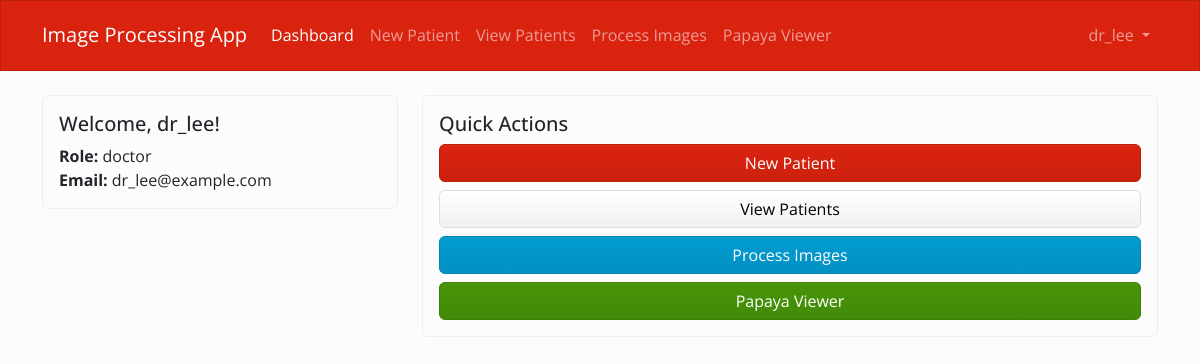
The page /dashboard (signed in) on the database its author committed.
### tables this page shows
CREATE TABLE user (
  id            INTEGER PRIMARY KEY,
  username      TEXT    NOT NULL COLLATE NOCASE UNIQUE,
  email         TEXT    NOT NULL COLLATE NOCASE UNIQUE,
  password      TEXT    NOT NULL,
  role          TEXT    NOT NULL DEFAULT 'doctor' CHECK (role IN ('doctor','admin')),
  created_at    INTEGER NOT NULL,
  updated_at    INTEGER NOT NULL
);

### main.py (the view)
@app.get("/dashboard")
async def dashboard(request: Request):
    user = get_current_user(request)
    if not user:
        return RedirectResponse("/?error=Please+log+in+first", status_code=303)
    message = request.query_params.get("message")
    context = {
        "request": request,
        "app_name": "Image Processing App",
        "user": user,
        "message": message,
        "current_page": "dashboard"  # Add this to highlight active nav item
    }
    return templates.TemplateResponse("dashboard/dashboard.html", context)

### templates/dashboard/dashboard.html (shortened to what this page needs)
<!DOCTYPE html>
<html lang="en">
<head>
    <link rel="stylesheet" href="https://cdn.jsdelivr.net/npm/bootswatch@5/dist/simplex/bootstrap.min.css">
</head>
<body>
    {% include 'dashboard/nav_header.html' %}
    <div class="container mt-4">
        <div class="row">
            <div class="col-md-4">
                <div class="card">
                    <div class="card-body">
                        <h5 class="card-title">Welcome, {{ user.username }}!</h5>
                        <p class="card-text">
                            <strong>Role:</strong> {{ user.role }}<br>
                            <strong>Email:</strong> {{ user.email }}
                        </p>
                    </div>
                </div>
            </div>
            <div class="col-md-8">
                <div class="card">
                    <div class="card-body">
                        <h5 class="card-title">Quick Actions</h5>
                        <div class="d-grid gap-2">
                            <a href="/new-patient" class="btn btn-primary">New Patient</a>
                            <a href="/patients" class="btn btn-secondary">View Patients</a>
                            <a href="/process-images" class="btn btn-info">Process Images</a>
                            <a href="/papaya" class="btn btn-success">Papaya Viewer</a>
                        </div>
                    </div>
                </div>
            </div>
        </div>
    </div>
</body>
</html>

### templates/dashboard/nav_header.html (shortened to what this page needs)
<nav class="navbar navbar-expand-lg navbar-dark bg-primary">
    <div class="container">
        <a class="navbar-brand" href="/dashboard">{{ app_name }}</a>
        <div class="collapse navbar-collapse" id="navbarNav">
            <ul class="navbar-nav me-auto">
                <li class="nav-item">
                    <a class="nav-link {% if current_page == 'dashboard' %}active{% endif %}" href="/dashboard">Dashboard</a>
                </li>
                <li class="nav-item">
                    <a class="nav-link {% if current_page == 'new_patient' %}active{% endif %}" href="/new-patient">New Patient</a>
                </li>
                <li class="nav-item">
                    <a class="nav-link {% if current_page == 'patients' %}active{% endif %}" href="/patients">View Patients</a>
                </li>
                <li class="nav-item">
                    <a class="nav-link {% if current_page == 'process_images' %}active{% endif %}" href="/process-images">Process Images</a>
                </li>
                <li class="nav-item">
                    <a class="nav-link {% if current_page == 'papaya_viewer' %}active{% endif %}" href="/papaya">Papaya Viewer</a>
                </li>
            </ul>
            <ul class="navbar-nav">
                <li class="nav-item dropdown">
                    <a class="nav-link dropdown-toggle" href="#" id="navbarDropdown" role="button" data-bs-toggle="dropdown">
                        {{ user.username }}
                    </a>
                </li>
            </ul>
        </div>
    </div>
</nav>

### rows shown on the page
user: username "dr_lee", role "doctor", email "dr_lee@example.com"

### other values the page prints
{{ app_name }} "Image Processing App"
